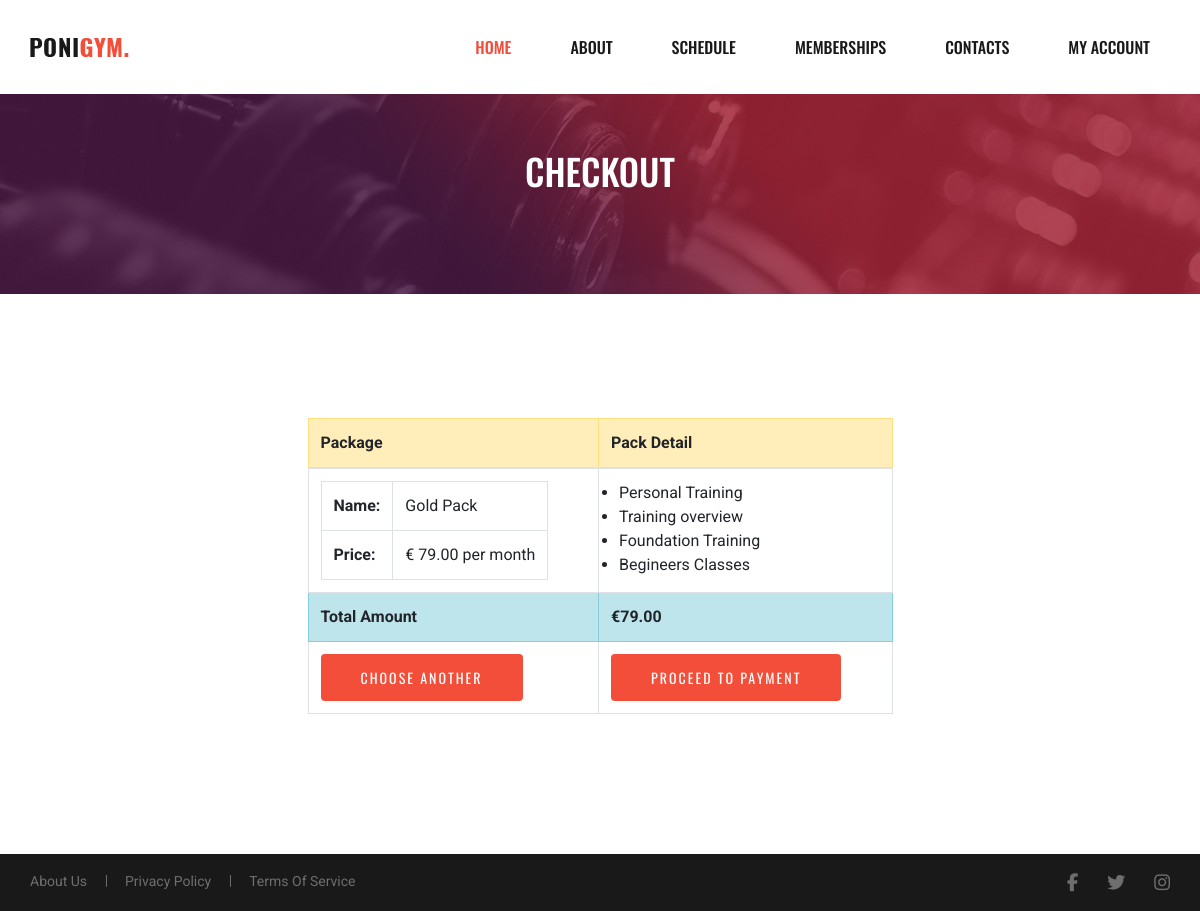
Before: /checkout/3 (signed in) with the older database file.
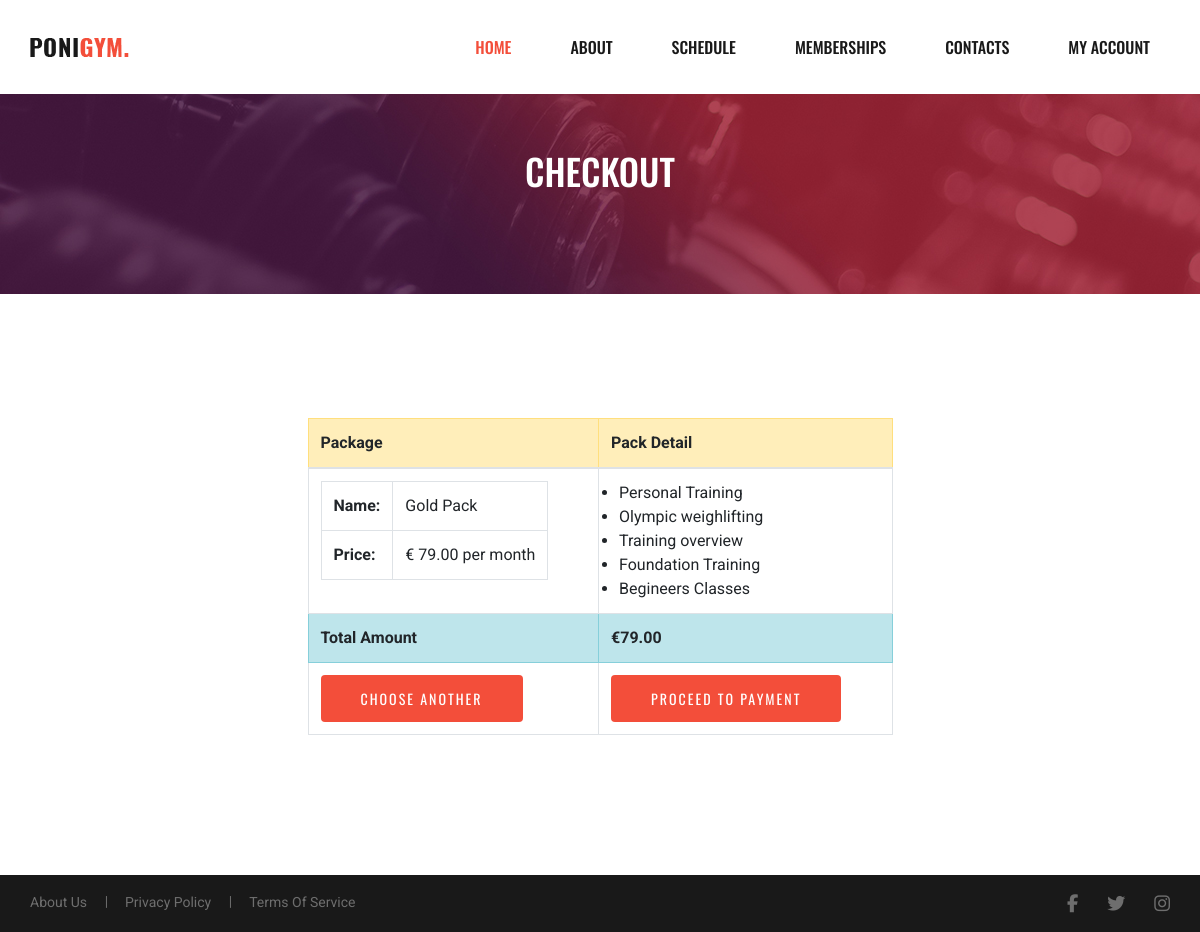
After: the same page with the newer database file.
### memberships/models.py (models this page shows, shortened)
class Package(models.Model):
    class Meta:
        verbose_name_plural = 'Packages'
    title = models.CharField(max_length=150)
    price = models.DecimalField(max_digits=5, decimal_places=2)

class PackDetail(models.Model):
    package = models.ForeignKey(Package, related_name='Classes',
                                on_delete=models.CASCADE)
    title = models.CharField(max_length=150)
    included = models.BooleanField(default=False)

### checkout/views.py (the view)
# urls.py: path('checkout/<int:pack_id>', views.checkout, name='checkout'),
def checkout(request, pack_id):
    if request.user.is_authenticated:
        package = Package.objects.get(id=pack_id)
        pack_details = PackDetail.objects.all()
        context = {
            'package': package,
            'pack': pack_details
        }
        return render(request, 'checkout/checkout.html', context)
    else:
        return redirect('../accounts/login')

### checkout/templates/checkout/checkout.html
{% extends "base.html" %}
{% load static %}
{% block content %}
<main>
<section class="breadcrumb-section set-bg" data-setbg="{% static 'media/about-breadcrumb-bg.jpg' %}">
    <div class="container ">
        <div class="row">
            <div class="col-lg-12">
                <div class="site-text">
                    <h2>Checkout</h2>
                </div>
            </div>
        </div>
    </div>
</section>
<section class="section container my-4 spad">
    <div class="row justify-content-center">
    <table class="table table-bordered col-lg-6 col-sm-6">
        <thead class="table-warning">
            <tr>
                <th>Package</th>
                <th>Pack Detail</th>
            </tr>
        </thead>
        <tbody>
            <tr>
                <td>
                    <table>
                        <tr>
                            <th>Name:</th>
                            <td>{{package.title}}</td>
                        </tr>
                        <tr>
                            <th>Price:</th>
                            <td>€ {{package.price}} per month</td>
                        </tr>
                    </table>
                </td>
                <td>
                    <ul class="ml-2">
                        {% for item in package.Classes.all %}
                        {% if item.included %}
                        <li>{{item.title}}</li>
                        {% endif %}
                        {% endfor %}
                    </ul>
                </td>
            </tr>
        </tbody>
        <tfoot>
            <tr class="table-info">
                <th>Total Amount</th>
                <td><b>€<span class="totalAmount">{{package.price}}</span></b></td>
            </tr>
            <tr>
                <td><a href="{% url 'packages' %}"
                        class="btn class primary-btn btn-solid-border text-black">Choose another</a></td>
                <td colspan="2">
                    <form method="post" action="">
                        <input type="submit" value="Proceed to Payment" class="btn primary-btn" />
                    </form>
                </td>
            </tr>
        </tfoot>
    </table>
    </div>
</section>
{% include 'includes/footer-widget.html' %}
{% endblock %}

### templates/base.html (shortened to what this page needs)
{% load static %}
<!doctype html>
<html lang="en">
<head>
  {% block corecss %}
  <link rel="stylesheet" href="https://stackpath.bootstrapcdn.com/bootstrap/4.4.1/css/bootstrap.min.css"
>
  {% endblock %}
  {% block extra_css %}
{% load compress %}
{% compress css %}
<link type="text/x-scss" href="{% static 'css/style.scss' %}" rel="stylesheet" media="screen">
{% endcompress %}
  <link rel="stylesheet" href="{% static 'css/bootstrap.min.css' %}" type="text/css">
  <link rel="stylesheet" href="{% static 'css/themify-icons.css' %}" type="text/css">
  <link rel="stylesheet" href="{% static 'css/owl.carousel.min.css' %}" type="text/css">
  <link rel="stylesheet" href="{% static 'css/owl.theme.default.min.css' %}" type="text/css">
  <link rel="stylesheet" href="{% static 'css/magnific-popup.css' %}" type="text/css">
  <link rel="stylesheet" href="{% static 'css/slicknav.min.css' %}" type="text/css">
  <link rel="stylesheet" href="{% static 'css/style.css' %}" type="text/css">
  {% endblock %}
</head>
<body>
  <header class="header-section header-normal">
    <div class="container">
      <div class="logo">
        <a href="{% url 'index' %}">
          <img src="{% static 'media/logo-normal.png' %}" alt="gym logo">
        </a>
      </div>
    </div>
    <div class="nav-menu">
      <nav class="mainmenu mobile-menu">
        <ul>
          <li class="active"><a href="{% url 'index' %}">Home</a></li>
          <li><a href="{% url 'about' %}">About</a></li>
          <li><a href="#">Schedule</a></li>
          <li><a href="{% url 'packages' %}">Memberships</a></li>
          <li><a href="#">Contacts</a></li>
          <li><a href="#">My Account</a>
          </li>
        </ul>
      </nav>
    </div>
  </header>
  {% block content %}
  {% endblock %}
</body>
</html>

### templates/includes/footer-widget.html (shortened to what this page needs)
    <div class="register">
        <div class="container">
            <div class="row">
                <div class="col-lg-12">
                    <div class="footer-widget">
                        <ul>
                            <li>About Us</li>
                            <li>Privacy Policy</li>
                            <li>Terms Of Service</li>
                        </ul>
                    </div>
                    <div class="footer-links">
                        <a href="http://facebook.com" target="_blank" rel="noopener"
                            aria-label="Visit our Facebook page (opens in the new tab)"><i
                                class="fa fa-facebook"></i></a>
                        <a href="https://twitter.com" target="_blank" rel="noopener"
                            aria-label="Visit our Facebook page (opens in the new tab)"><i class=" fa
                            fa-twitter"></i></a>
                        <a href="http://instagram.com" target="_blank" rel="noopener"
                            aria-label="Visit our Instagram page (opens in the new tab)"><i class=" fa
                            fa-instagram"></i></a>
                    </div>
                </div>
            </div>
        </div>
    </div>

### static/css/style.css (style rules this page uses)
html, body { height: 100%; font-family: "Roboto", sans-serif; -webkit-font-smoothing: antialiased; font-smoothing: antialiased; }
h1, h2, h3, h4, h5, h6 { margin: 0; color: #111111; font-weight: 400; font-family: "Oswald", sans-serif; }
h2 { font-size: 36px; }
img { max-width: 100%; }
ul, ol { padding: 0; margin: 0; }
.set-bg { background-repeat: no-repeat; background-size: cover; background-position: top center; }
.spad { padding-top: 100px; padding-bottom: 100px; }
.primary-btn { display: inline-block; font-size: 14px; font-family: "Oswald", sans-serif; padding: 12px 39px; color: #ffffff; background: #f34e3a; line-height: normal; letter-spacing: 2px; text-transform: uppercase; }
.header-section { padding-top: 35px; position: absolute; left: 0; top: 0; width: 100%; z-index: 99; }
.header-section.header-normal { position: relative; padding-top: 0; }
.header-section.header-normal .logo { padding: 35px 0; }
.header-section.header-normal .nav-menu .mainmenu ul li { margin-right: 45px; }
.header-section.header-normal .nav-menu .mainmenu ul li.active a { color: #f34e3a; }
.header-section.header-normal .nav-menu .mainmenu ul li a { color: #191919; padding: 33px 5px; -webkit-transition: 0.2s; -o-transition: 0.2s; transition: 0.2s; }
.logo { float: left; }
.logo a { display: inline-block; }
.nav-menu { text-align: right; }
.nav-menu .mainmenu { display: inline-block; }
.nav-menu .mainmenu ul li { display: inline-block; list-style: none; margin-right: 55px; position: relative; }
.nav-menu .mainmenu ul li.active a { color: #f34e3a; }
.nav-menu .mainmenu ul li a { color: #ffffff; font-size: 16px; text-transform: uppercase; font-weight: 500; line-height: 28px; -webkit-transition: 0.2s; -o-transition: 0.2s; transition: 0.2s; display: block; font-family: "Oswald", sans-serif; }
.register { background: #191919; padding: 15px 0; }
.register .footer-widget { float: left; }
.register .footer-widget ul li { display: inline-block; list-style: none; font-size: 14px; color: #6e6e6e; margin-right: 34px; position: relative; }
.register .footer-widget ul li:after { color: #6e6e6e; content: "|"; position: absolute; right: -21px; top: -1px; }
.register .footer-widget ul li:last-child { margin-right: 0; }
.register .footer-widget ul li:last-child:after { display: none; }
.register .footer-links { float: right; }
.register .footer-links a { display: inline-block; font-size: 18px; margin-left: 25px; color: #6e6e6e; }
.breadcrumb-section { height: 200px; padding-top: 55px; }
.site-text { text-align: center; }
.site-text h2 { color: #ffffff; font-weight: 500; text-transform: uppercase; margin-bottom: 12px; }
@media only screen and (min-width: 1200px) { .container { max-width: 1170px; } }

Changed rows visible on the page:
now on this page (row edited): PackDetail: title "Olympic weighlifting"
